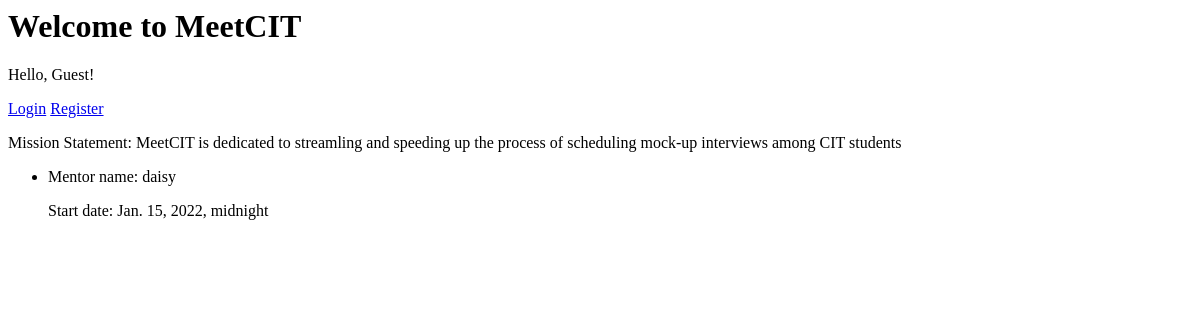
The page /homepage/ on the database as committed earlier.
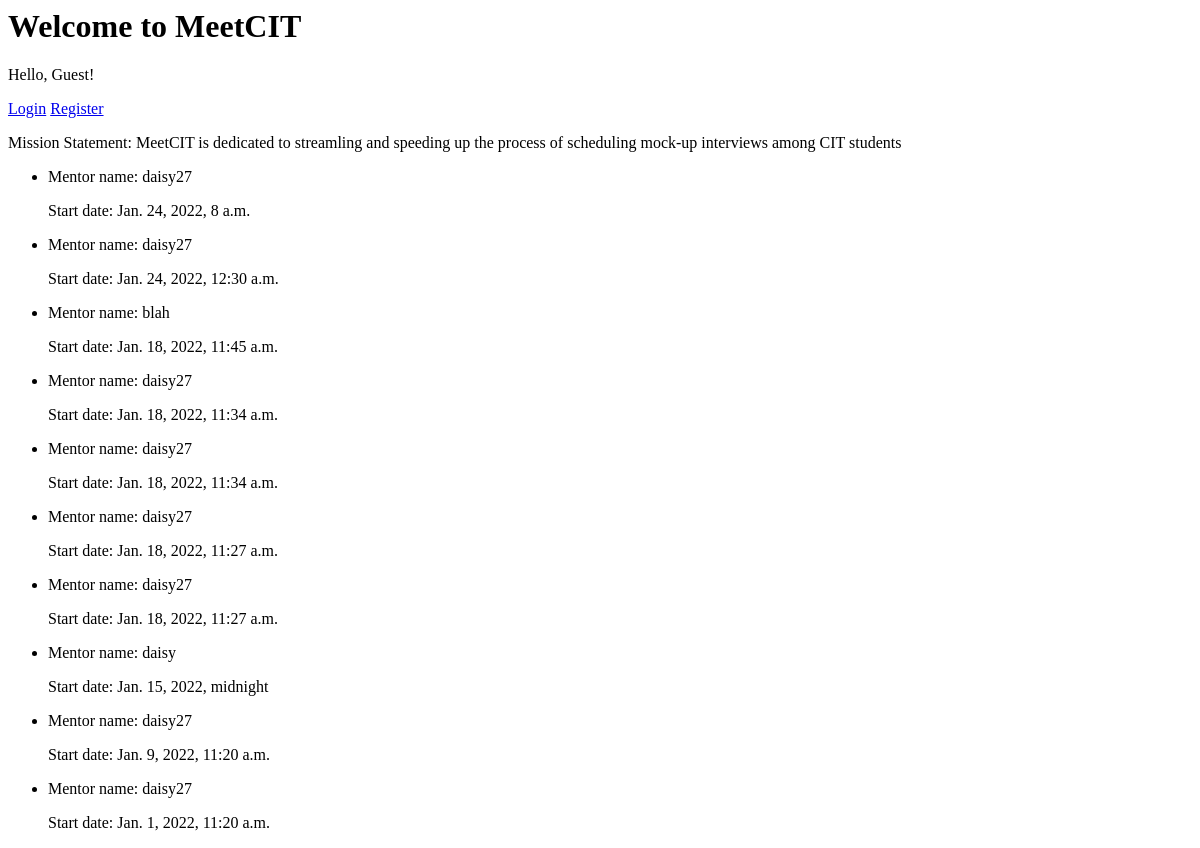
The same page on the database as committed later.
### cal/models.py (models this page shows, shortened)
class Event(models.Model):
    mentor = models.CharField(max_length=200)
    zoom_link = models.TextField()
    start_time = models.DateTimeField('start time')
    end_time = models.DateTimeField('end time')
    avaliable = models.BooleanField(default=True)
    class Meta:
        permissions = (
            ('can_edit', 'Can edit the event'),
        )

### cal/views.py (the view)
# urls.py: path('homepage/', homepage, name='homepage'),
def homepage(request):
    earliest_slots_list = Event.objects.order_by('-start_time')
    context = {'earliest_slots_list': earliest_slots_list}
    return render(request, 'homepage/homepage.html', context)

### cal/templates/homepage/homepage.html
{% extends 'base.html' %} {% block content %}
<p>Hello, {{ user.username|default:'Guest' }}!</p>
<div>
    {% if user.is_authenticated %}
    <a href="{% url 'users:dashboard'%}"></a>
    <a href="{% url 'users:logout' %}">Logout</a>
    {% else %}
    <a href="{% url 'users:login' %}">Login</a>
    <a href="{% url 'users:register' %}">Register</a>
    {% endif %}
</div>
<p>Mission Statement: MeetCIT is dedicated to streamling and speeding up the process of scheduling mock-up interviews
    among CIT students</p>
{% if earliest_slots_list %}
<ul>
    {% for appointment in earliest_slots_list %}
    <li>
        <p>Mentor name: {{appointment.mentor}}</p>
        <p>Start date: {{appointment.start_time}}</p>
    </li>
    {% endfor %}
</ul>
{% else %}
<p>No interview appointment available. Host as a mentor <a href="">now!</a></p>
{% endif %}
{% endblock %}

Rows that differ between the two databases and show on the page:
added Event: mentor "daisy27", start_time "Jan. 24, 2022, 8 a.m."
added Event: mentor "daisy27", start_time "Jan. 24, 2022, 12:30 a.m."
added Event: mentor "blah", start_time "Jan. 18, 2022, 11:45 a.m."
added Event: mentor "daisy27", start_time "Jan. 18, 2022, 11:34 a.m."
added Event: mentor "daisy27", start_time "Jan. 18, 2022, 11:34 a.m."
added Event: mentor "daisy27", start_time "Jan. 18, 2022, 11:27 a.m."
added Event: mentor "daisy27", start_time "Jan. 18, 2022, 11:27 a.m."
added Event: mentor "daisy27", start_time "Jan. 9, 2022, 11:20 a.m."
added Event: mentor "daisy27", start_time "Jan. 1, 2022, 11:20 a.m."
